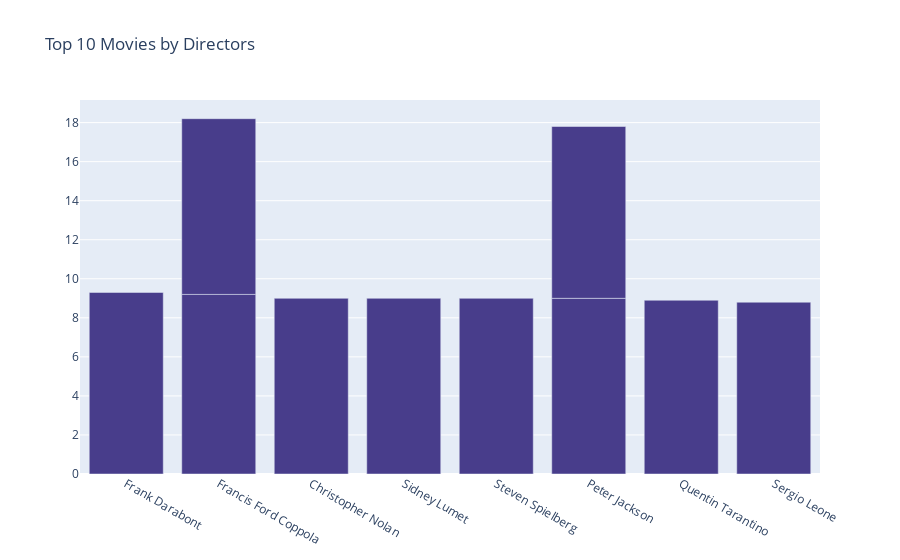

Here is the notebook cell this chart was saved with:
### Markdown cell above
## Top 10 movie director

### Code cell
top_movies_d = df.nlargest(10, 'rating')
fig = go.Figure(data=[go.Bar(x=top_movies_d['directors'], y=top_movies_d['rating'], marker={'color': 'darkslateblue'})])
fig.update_layout(title='Top 10 Movies by Directors')
fig.show()

### Figure 1 — Plotly figure (JSON) as saved in the notebook; plotly's stock layout.template omitted (floating-point values rounded to 4 significant figures)
{"data": [{"marker": {"color": "darkslateblue"}, "type": "bar", "x": ["Frank Darabont", "Francis Ford Coppola", "Christopher Nolan", "Francis Ford Coppola", "Sidney Lumet", "Steven Spielberg", "Peter Jackson", "Quentin Tarantino", "Peter Jackson", "Sergio Leone"], "y": [9.3, 9.2, 9, 9, 9, 9, 9, 8.9, 8.8, 8.8]}], "layout": {"title": {"text": "Top 10 Movies by Directors"}}}
